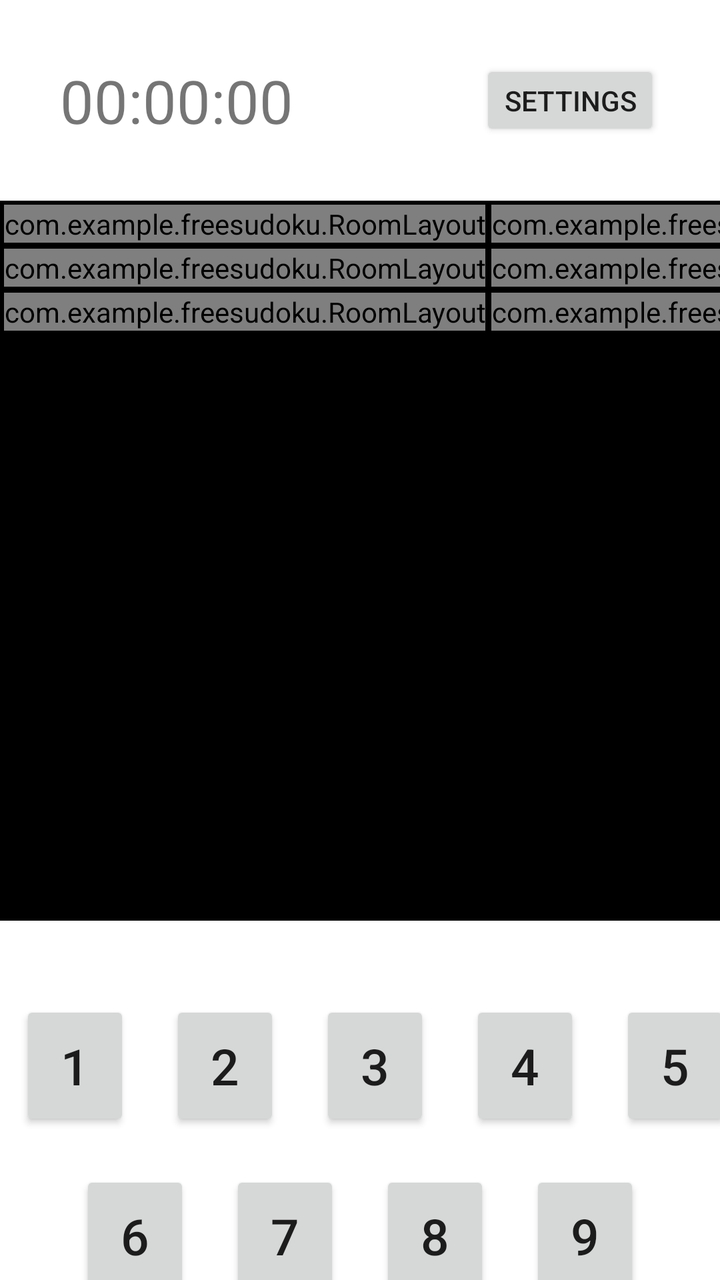
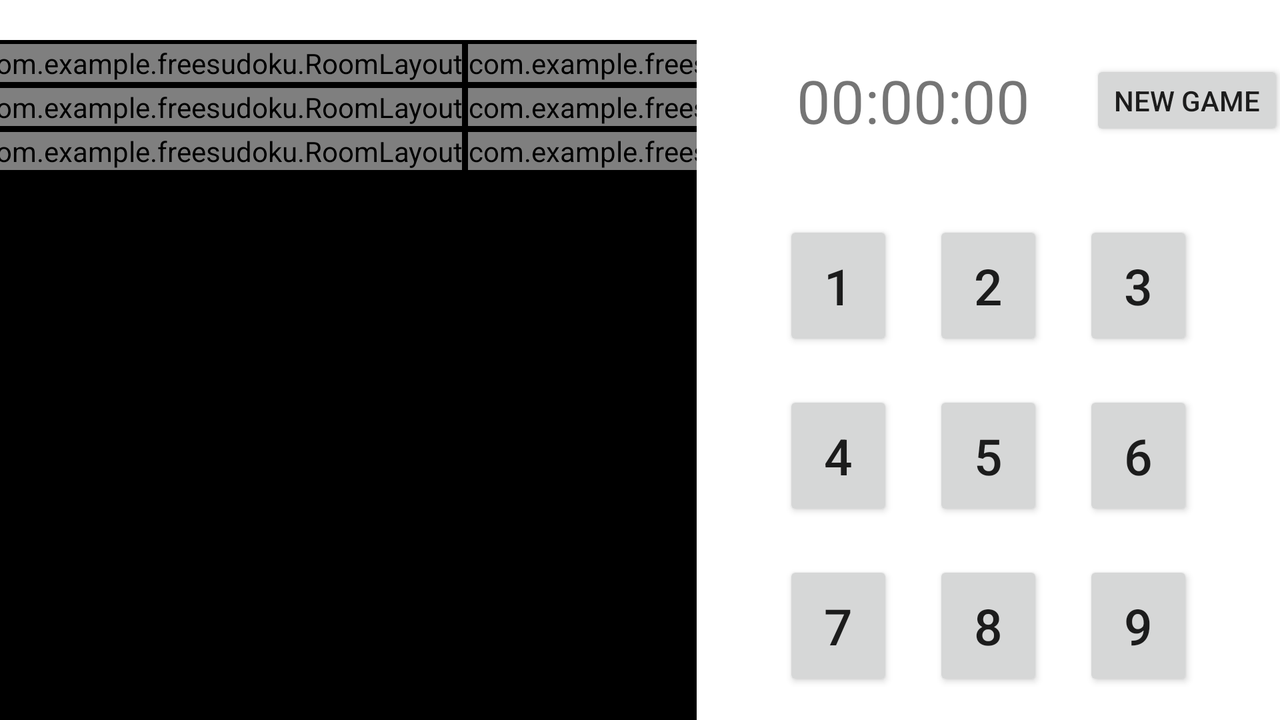

First picture: res/layout/ on a phone held upright. Second picture: the repository's own variant of that layout, on a device whose configuration matches the variant's folder. Source for both follows.
<!-- AndroidManifest.xml: application theme Theme.FreeSudoku -->
<!-- res/layout/activity_game.xml -->
<?xml version="1.0" encoding="utf-8"?>
<androidx.constraintlayout.widget.ConstraintLayout xmlns:android="http://schemas.android.com/apk/res/android"
    android:layout_width="match_parent"
    android:layout_height="match_parent"
    xmlns:app="http://schemas.android.com/apk/res-auto">

    <LinearLayout
        android:id="@+id/topBar"
        android:layout_width="match_parent"
        android:layout_height="wrap_content"
        android:layout_margin="30dp"
        android:orientation="horizontal"
        app:layout_constraintTop_toTopOf="parent"
        app:layout_constraintStart_toStartOf="parent"
        app:layout_constraintEnd_toEndOf="parent">

        <TextView
            android:id="@+id/timerView"
            android:layout_width="wrap_content"
            android:layout_height="wrap_content"
            android:layout_weight="1"
            android:text="00:00:00"
            android:textSize="30sp"/>

        <Button
            android:id="@+id/settingsButton"
            android:layout_width="wrap_content"
            android:layout_height="match_parent"
            android:text="settings" />

    </LinearLayout>

    <GridLayout
        android:id="@+id/gameView"
        android:layout_width="360dp"
        android:rowCount="3"
        android:columnCount="3"
        android:layout_height="360dp"
        android:layout_margin="30dp"
        app:layout_constraintStart_toStartOf="parent"
        app:layout_constraintTop_toBottomOf="@id/topBar"
        app:layout_constraintEnd_toEndOf="parent"
        android:background="@color/black">

        <com.example.freesudoku.RoomLayout
            android:id="@+id/topLeftRoom"
            android:layout_marginTop="2dp"
            android:layout_marginStart="2dp"
            android:layout_marginEnd="1dp"
            android:layout_marginBottom="1dp"/>

        <com.example.freesudoku.RoomLayout
            android:id="@+id/topCenterRoom"
            android:layout_marginTop="2dp"
            android:layout_marginStart="2dp"
            android:layout_marginEnd="1dp"
            android:layout_marginBottom="1dp"/>

        <com.example.freesudoku.RoomLayout
            android:id="@+id/topRightRoom"
            android:layout_marginTop="2dp"
            android:layout_marginStart="2dp"
            android:layout_marginEnd="1dp"
            android:layout_marginBottom="1dp"/>

        <com.example.freesudoku.RoomLayout
            android:id="@+id/middleLeftRoom"
            android:layout_marginTop="2dp"
            android:layout_marginStart="2dp"
            android:layout_marginEnd="1dp"
            android:layout_marginBottom="1dp"/>

        <com.example.freesudoku.RoomLayout
            android:id="@+id/middleCenterRoom"
            android:layout_marginTop="2dp"
            android:layout_marginStart="2dp"
            android:layout_marginEnd="1dp"
            android:layout_marginBottom="1dp"/>

        <com.example.freesudoku.RoomLayout
            android:id="@+id/middleRightRoom"
            android:layout_marginTop="2dp"
            android:layout_marginStart="2dp"
            android:layout_marginEnd="1dp"
            android:layout_marginBottom="1dp"/>

        <com.example.freesudoku.RoomLayout
            android:id="@+id/bottomLeftRoom"
            android:layout_marginTop="2dp"
            android:layout_marginStart="2dp"
            android:layout_marginEnd="1dp"
            android:layout_marginBottom="1dp"/>

        <com.example.freesudoku.RoomLayout
            android:id="@+id/bottomCenterRoom"
            android:layout_marginTop="2dp"
            android:layout_marginStart="2dp"
            android:layout_marginEnd="1dp"
            android:layout_marginBottom="1dp"/>

        <com.example.freesudoku.RoomLayout
            android:id="@+id/bottomRightRoom"
            android:layout_marginTop="2dp"
            android:layout_marginStart="2dp"
            android:layout_marginEnd="1dp"
            android:layout_marginBottom="1dp"/>

    </GridLayout>

    <LinearLayout
        android:id="@+id/masterButtonLayout"
        android:orientation="vertical"
        android:layout_width="wrap_content"
        android:layout_height="wrap_content"
        android:layout_margin="30dp"
        app:layout_constraintTop_toBottomOf="@+id/gameView"
        app:layout_constraintStart_toStartOf="parent"
        app:layout_constraintEnd_toEndOf="parent">

        <LinearLayout
            android:id="@+id/topRowButtonLayout"
            android:orientation="horizontal"
            android:layout_width="wrap_content"
            android:layout_height="wrap_content"
            android:layout_gravity="center">

            <Button
                android:id="@+id/oneButton"
                android:layout_width="55dp"
                android:layout_height="65dp"
                android:text="1"
                android:layout_margin="10dp"
                android:textSize="25sp" />
            <Button
                android:id="@+id/twoButton"
                android:layout_width="55dp"
                android:layout_height="65dp"
                android:text="2"
                android:layout_margin="10dp"
                android:textSize="25sp"/>
            <Button
                android:id="@+id/threeButton"
                android:layout_width="55dp"
                android:layout_height="65dp"
                android:text="3"
                android:layout_margin="10dp"
                android:textSize="25sp"/>
            <Button
                android:id="@+id/fourButton"
                android:layout_width="55dp"
                android:layout_height="65dp"
                android:text="4"
                android:layout_margin="10dp"
                android:textSize="25sp"/>
            <Button
                android:id="@+id/fiveButton"
                android:layout_width="55dp"
                android:layout_height="65dp"
                android:text="5"
                android:layout_margin="10dp"
                android:textSize="25sp"/>

        </LinearLayout>

        <LinearLayout
            android:id="@+id/bottomRowButtonLayout"
            android:orientation="horizontal"
            android:layout_width="wrap_content"
            android:layout_height="wrap_content"
            android:layout_gravity="center">

            <Button
                android:id="@+id/sixButton"
                android:layout_width="55dp"
                android:layout_height="65dp"
                android:text="6"
                android:layout_margin="10dp"
                android:textSize="25sp"/>
            <Button
                android:id="@+id/sevenButton"
                android:layout_width="55dp"
                android:layout_height="65dp"
                android:text="7"
                android:layout_margin="10dp"
                android:textSize="25sp"/>
            <Button
                android:id="@+id/eightButton"
                android:layout_width="55dp"
                android:layout_height="65dp"
                android:text="8"
                android:layout_margin="10dp"
                android:textSize="25sp"/>
            <Button
                android:id="@+id/nineButton"
                android:layout_width="55dp"
                android:layout_height="65dp"
                android:text="9"
                android:layout_margin="10dp"
                android:textSize="25sp"/>

        </LinearLayout>

    </LinearLayout>

</androidx.constraintlayout.widget.ConstraintLayout>
<!-- resources referenced by this layout -->
<resources>
  <color name="black">#FF000000</color>
  <style name="Theme.FreeSudoku" parent="Theme.MaterialComponents.DayNight.NoActionBar">
          
          <item name="colorPrimary">@color/purple_500</item>
          <item name="colorPrimaryVariant">@color/purple_700</item>
          <item name="colorOnPrimary">@color/white</item>
          
          <item name="colorSecondary">@color/teal_200</item>
          <item name="colorSecondaryVariant">@color/teal_700</item>
          <item name="colorOnSecondary">@color/black</item>
          
          <item name="android:statusBarColor" tools:targetApi="l">?attr/colorPrimaryVariant</item>
          
      </style>
  <color name="purple_500">#FF6200EE</color>
  <color name="purple_700">#FF3700B3</color>
  <color name="white">#FFFFFFFF</color>
  <color name="teal_200">#FF03DAC5</color>
  <color name="teal_700">#FF018786</color>
</resources>
<!-- res/layout-land/activity_game.xml (the author's variant of the layout above) -->
<!-- drawn on the phone turned sideways -->
<?xml version="1.0" encoding="utf-8"?>
<androidx.constraintlayout.widget.ConstraintLayout xmlns:android="http://schemas.android.com/apk/res/android"
    android:layout_width="match_parent"
    android:layout_height="match_parent"
    xmlns:app="http://schemas.android.com/apk/res-auto">

    <GridLayout
        android:id="@+id/gameView"
        android:layout_width="360dp"
        android:rowCount="3"
        android:columnCount="3"
        android:layout_height="360dp"
        android:layout_margin="20dp"
        app:layout_constraintStart_toStartOf="parent"
        app:layout_constraintTop_toTopOf="parent"
        app:layout_constraintEnd_toStartOf="@id/topBar"
        android:background="@color/black">

        <com.example.freesudoku.RoomLayout
            android:id="@+id/topLeftRoom"
            android:layout_marginTop="2dp"
            android:layout_marginStart="2dp"
            android:layout_marginEnd="1dp"
            android:layout_marginBottom="1dp"/>

        <com.example.freesudoku.RoomLayout
            android:id="@+id/topCenterRoom"
            android:layout_marginTop="2dp"
            android:layout_marginStart="2dp"
            android:layout_marginEnd="1dp"
            android:layout_marginBottom="1dp"/>

        <com.example.freesudoku.RoomLayout
            android:id="@+id/topRightRoom"
            android:layout_marginTop="2dp"
            android:layout_marginStart="2dp"
            android:layout_marginEnd="1dp"
            android:layout_marginBottom="1dp"/>

        <com.example.freesudoku.RoomLayout
            android:id="@+id/middleLeftRoom"
            android:layout_marginTop="2dp"
            android:layout_marginStart="2dp"
            android:layout_marginEnd="1dp"
            android:layout_marginBottom="1dp"/>

        <com.example.freesudoku.RoomLayout
            android:id="@+id/middleCenterRoom"
            android:layout_marginTop="2dp"
            android:layout_marginStart="2dp"
            android:layout_marginEnd="1dp"
            android:layout_marginBottom="1dp"/>

        <com.example.freesudoku.RoomLayout
            android:id="@+id/middleRightRoom"
            android:layout_marginTop="2dp"
            android:layout_marginStart="2dp"
            android:layout_marginEnd="1dp"
            android:layout_marginBottom="1dp"/>

        <com.example.freesudoku.RoomLayout
            android:id="@+id/bottomLeftRoom"
            android:layout_marginTop="2dp"
            android:layout_marginStart="2dp"
            android:layout_marginEnd="1dp"
            android:layout_marginBottom="1dp"/>

        <com.example.freesudoku.RoomLayout
            android:id="@+id/bottomCenterRoom"
            android:layout_marginTop="2dp"
            android:layout_marginStart="2dp"
            android:layout_marginEnd="1dp"
            android:layout_marginBottom="1dp"/>

        <com.example.freesudoku.RoomLayout
            android:id="@+id/bottomRightRoom"
            android:layout_marginTop="2dp"
            android:layout_marginStart="2dp"
            android:layout_marginEnd="1dp"
            android:layout_marginBottom="1dp"/>

    </GridLayout>

    <LinearLayout
        android:id="@+id/topBar"
        android:layout_width="wrap_content"
        android:layout_height="wrap_content"
        android:layout_margin="30dp"
        android:orientation="horizontal"
        app:layout_constraintTop_toTopOf="parent"
        app:layout_constraintStart_toEndOf="@id/gameView"
        app:layout_constraintEnd_toEndOf="parent">

        <TextView
            android:id="@+id/timerView"
            android:layout_width="0dp"
            android:layout_height="wrap_content"
            android:layout_weight="1"
            android:text="00:00:00"
            android:textSize="30sp"
            android:layout_marginEnd="30dp"/>

        <Button
            android:id="@+id/newGameButton"
            android:layout_width="wrap_content"
            android:layout_height="match_parent"
            android:text="@string/NewGame" />

    </LinearLayout>

    <LinearLayout
        android:id="@+id/masterButtonLayout"
        android:orientation="vertical"
        android:layout_width="wrap_content"
        android:layout_height="wrap_content"
        android:layout_margin="30dp"
        app:layout_constraintTop_toBottomOf="@+id/topBar"
        app:layout_constraintStart_toEndOf="@id/gameView"
        app:layout_constraintEnd_toEndOf="parent">

        <LinearLayout
            android:id="@+id/topRowButtonLayout"
            android:orientation="horizontal"
            android:layout_width="wrap_content"
            android:layout_height="wrap_content"
            android:layout_gravity="center">

            <Button
                android:id="@+id/oneButton"
                android:layout_width="55dp"
                android:layout_height="65dp"
                android:text="1"
                android:layout_margin="10dp"
                android:textSize="25sp" />
            <Button
                android:id="@+id/twoButton"
                android:layout_width="55dp"
                android:layout_height="65dp"
                android:text="2"
                android:layout_margin="10dp"
                android:textSize="25sp"/>
            <Button
                android:id="@+id/threeButton"
                android:layout_width="55dp"
                android:layout_height="65dp"
                android:text="3"
                android:layout_margin="10dp"
                android:textSize="25sp"/>
        </LinearLayout>

        <LinearLayout
            android:id="@+id/middleRowButtonLayout"
            android:orientation="horizontal"
            android:layout_width="wrap_content"
            android:layout_height="wrap_content"
            android:layout_gravity="center">

            <Button
                android:id="@+id/fourButton"
                android:layout_width="55dp"
                android:layout_height="65dp"
                android:text="4"
                android:layout_margin="10dp"
                android:textSize="25sp"/>
            <Button
                android:id="@+id/fiveButton"
                android:layout_width="55dp"
                android:layout_height="65dp"
                android:text="5"
                android:layout_margin="10dp"
                android:textSize="25sp"/>
            <Button
                android:id="@+id/sixButton"
                android:layout_width="55dp"
                android:layout_height="65dp"
                android:text="6"
                android:layout_margin="10dp"
                android:textSize="25sp"/>

        </LinearLayout>

        <LinearLayout
            android:id="@+id/bottomRowButtonLayout"
            android:orientation="horizontal"
            android:layout_width="wrap_content"
            android:layout_height="wrap_content"
            android:layout_gravity="center">

            <Button
                android:id="@+id/sevenButton"
                android:layout_width="55dp"
                android:layout_height="65dp"
                android:text="7"
                android:layout_margin="10dp"
                android:textSize="25sp"/>
            <Button
                android:id="@+id/eightButton"
                android:layout_width="55dp"
                android:layout_height="65dp"
                android:text="8"
                android:layout_margin="10dp"
                android:textSize="25sp"/>
            <Button
                android:id="@+id/nineButton"
                android:layout_width="55dp"
                android:layout_height="65dp"
                android:text="9"
                android:layout_margin="10dp"
                android:textSize="25sp"/>

        </LinearLayout>

    </LinearLayout>

</androidx.constraintlayout.widget.ConstraintLayout>
<!-- resources referenced by the variant -->
<!-- as the phone turned sideways resolves them -->
<resources>
  <color name="black">#FF000000</color>
  <string name="NewGame">New Game</string>
  <style name="Theme.FreeSudoku" parent="Theme.MaterialComponents.DayNight.NoActionBar">
          
          <item name="colorPrimary">@color/purple_500</item>
          <item name="colorPrimaryVariant">@color/purple_700</item>
          <item name="colorOnPrimary">@color/white</item>
          
          <item name="colorSecondary">@color/teal_200</item>
          <item name="colorSecondaryVariant">@color/teal_700</item>
          <item name="colorOnSecondary">@color/black</item>
          
          <item name="android:statusBarColor" tools:targetApi="l">?attr/colorPrimaryVariant</item>
          
      </style>
  <color name="purple_500">#FF6200EE</color>
  <color name="purple_700">#FF3700B3</color>
  <color name="white">#FFFFFFFF</color>
  <color name="teal_200">#FF03DAC5</color>
  <color name="teal_700">#FF018786</color>
</resources>
